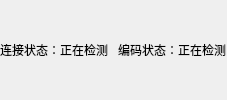
                <widget class="QWidget" name="widget_33" native="true">
                 <property name="minimumSize">
                  <size>
                   <width>0</width>
                   <height>30</height>
                  </size>
                 </property>
                 <layout class="QHBoxLayout" name="horizontalLayout_26">
                  <property name="spacing">
                   <number>0</number>
                  </property>
                  <property name="leftMargin">
                   <number>0</number>
                  </property>
                  <property name="topMargin">
                   <number>0</number>
                  </property>
                  <property name="rightMargin">
                   <number>0</number>
                  </property>
                  <property name="bottomMargin">
                   <number>0</number>
                  </property>
                  <item>
                   <widget class="QWidget" name="widget_24" native="true">
                    <property name="maximumSize">
                     <size>
                      <width>16777215</width>
                      <height>1000</height>
                     </size>
                    </property>
                    <layout class="QHBoxLayout" name="horizontalLayout_19">
                     <property name="spacing">
                      <number>0</number>
                     </property>
                     <property name="leftMargin">
                      <number>0</number>
                     </property>
                     <property name="topMargin">
                      <number>0</number>
                     </property>
                     <property name="rightMargin">
                      <number>0</number>
                     </property>
                     <property name="bottomMargin">
                      <number>0</number>
                     </property>
                     <item>
                      <widget class="QLabel" name="label_2">
                       <property name="styleSheet">
                        <string notr="true"/>
                       </property>
                       <property name="text">
                        <string>连接状态：</string>
                       </property>
                      </widget>
                     </item>
                     <item>
                      <widget class="QLabel" name="label_bminsert">
                       <property name="styleSheet">
                        <string notr="true"/>
                       </property>
                       <property name="text">
                        <string>正在检测</string>
                       </property>
                      </widget>
                     </item>
                     <item>
                      <spacer name="horizontalSpacer_13">
                       <property name="orientation">
                        <enum>Qt::Horizontal</enum>
                       </property>
                       <property name="sizeHint" stdset="0">
                        <size>
                         <width>1</width>
                         <height>20</height>
                        </size>
                       </property>
                      </spacer>
                     </item>
                    </layout>
                   </widget>
                  </item>
                  <item>
                   <widget class="QWidget" name="widget_25" native="true">
                    <property name="maximumSize">
                     <size>
                      <width>16777215</width>
                      <height>1000</height>
                     </size>
                    </property>
                    <property name="baseSize">
                     <size>
                      <width>0</width>
                      <height>0</height>
                     </size>
                    </property>
                    <layout class="QHBoxLayout" name="horizontalLayout_20">
                     <property name="spacing">
                      <number>0</number>
                     </property>
                     <property name="leftMargin">
                      <number>9</number>
                     </property>
                     <property name="topMargin">
                      <number>0</number>
                     </property>
                     <property name="rightMargin">
                      <number>0</number>
                     </property>
                     <property name="bottomMargin">
                      <number>0</number>
                     </property>
                     <item>
                      <widget class="QLabel" name="label_6">
                       <property name="styleSheet">
                        <string notr="true"/>
                       </property>
                       <property name="text">
                        <string>编码状态：</string>
                       </property>
                      </widget>
                     </item>
                     <item>
                      <widget class="QLabel" name="label_bmstate">
                       <property name="styleSheet">
                        <string notr="true"/>
                       </property>
                       <property name="text">
                        <string>正在检测</string>
                       </property>
                      </widget>
                     </item>
                     <item>
                      <spacer name="horizontalSpacer_14">
                       <property name="orientation">
                        <enum>Qt::Horizontal</enum>
                       </property>
                       <property name="sizeHint" stdset="0">
                        <size>
                         <width>1</width>
                         <height>20</height>
                        </size>
                       </property>
                      </spacer>
                     </item>
                    </layout>
                   </widget>
                  </item>
                 </layout>
                </widget>
